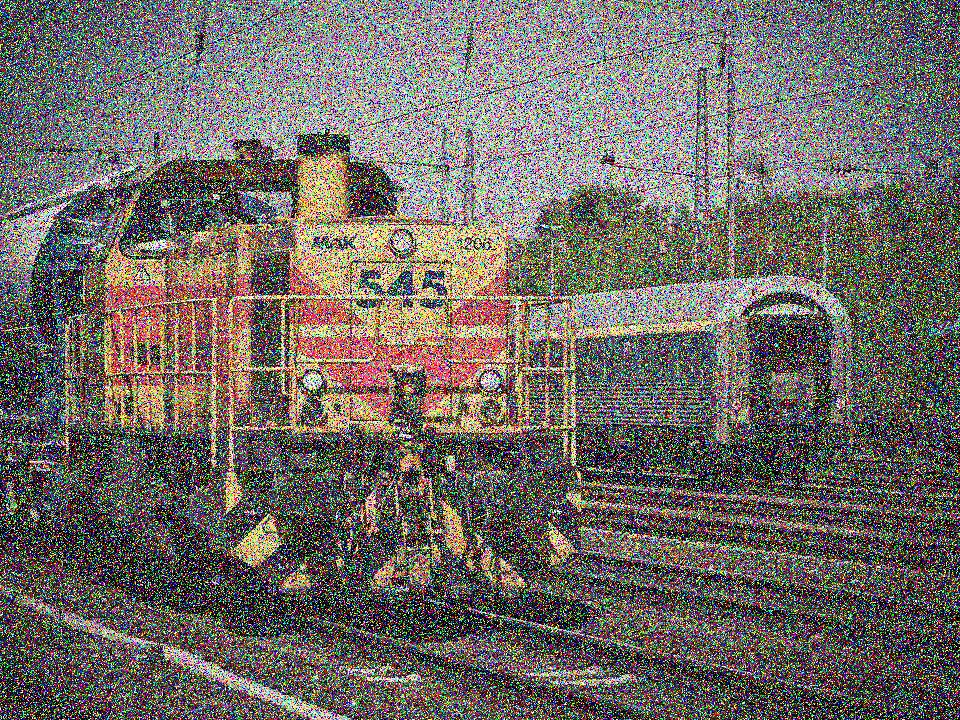
#> input picture Trained/Noise_reductionn/Images/image1.jpg, 960 x 720 px
$ python -i AdvanceFnlMeans.py   (imports and definitions only)
#> lines starting #> are read from the running program, lines starting #| are printed output that depends on the picture
### Trained/Noise_reductionn/FastnlMeans.py
import cv2
import numpy as np
from matplotlib import pyplot as plt

class FastnlMeans:
    def __init__(self, h=11, hForColorComponents=6, templateWindowSize=7, searchWindowSize=21):
        self.h = h
        self.hForColorComponents = hForColorComponents
        self.templateWindowSize = templateWindowSize
        self.searchWindowSize = searchWindowSize

    def denoise_image(self, image_path):

#> further down, picture is the input picture: shape (720, 960, 3); mean B, G, R 102, 106.2, 111.9
        image_data = cv2.imread(image_path)
        if image_data is None:
            raise ValueError("Image not found or unable to read.")

        denoised_image = cv2.fastNlMeansDenoisingColored(
            image_data, None, self.h, self.hForColorComponents, self.templateWindowSize, self.searchWindowSize
        )

        return denoised_image

    # [9 lines left out: function display_images, not called in this run]

### Trained/Noise_reductionn/AdvanceFnlMeans.py
import cv2
from FastnlMeans import FastnlMeans
import matplotlib.pyplot as plt

def DenoisingImage(image_array, h=11, hForColorComponents=6, templateWindowSize=7, searchWindowSize=21):
#> called with h = 11, hForColorComponents = 6, templateWindowSize = 7, searchWindowSize = 21
    if image_array is None:
        print("Error: Invalid image data.")
        return

    # Apply Gaussian Blur to smoothen the noise before denoising
    blurred_image = cv2.GaussianBlur(image_array, (5, 5), 0)
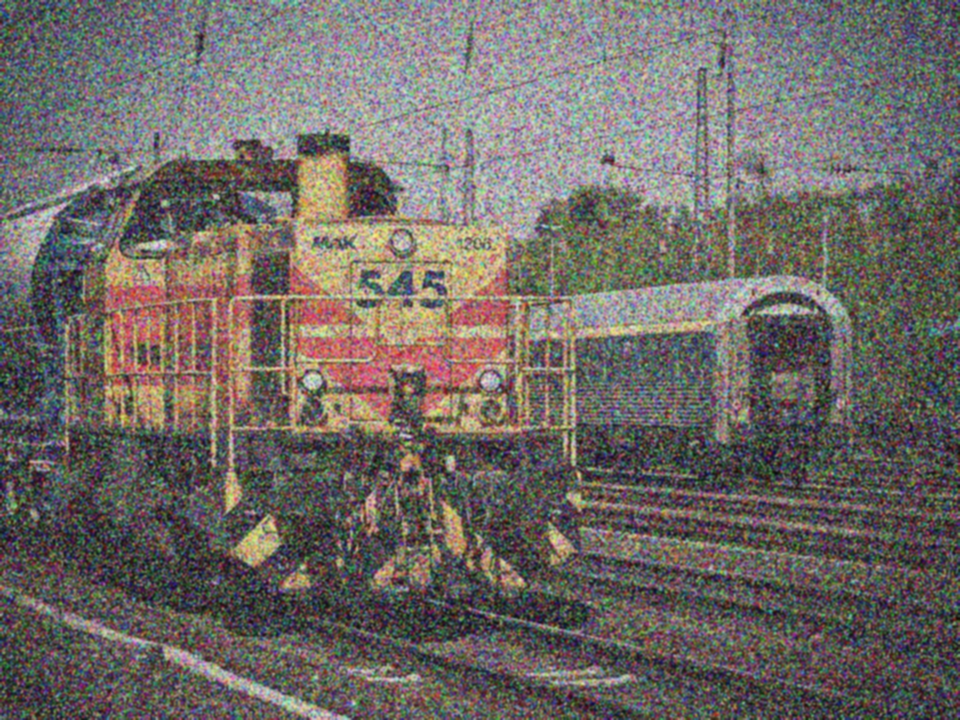
#> blurred_image: shape (720, 960, 3); mean B, G, R 102, 106.2, 111.9
    denoised_image = cv2.fastNlMeansDenoisingColored(
        blurred_image, None, h, hForColorComponents, templateWindowSize, searchWindowSize
    )
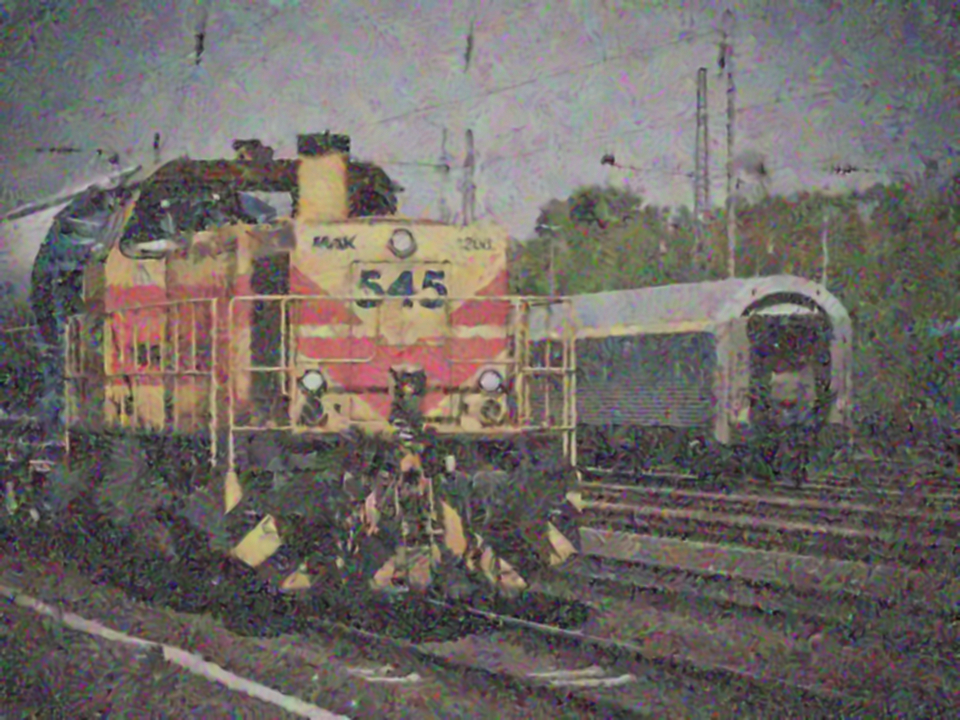
#> denoised_image: shape (720, 960, 3); mean B, G, R 100.9, 105.3, 111.4

    row, col = 1, 3
    fig, axs = plt.subplots(row, col, figsize=(20, 10))
    fig.tight_layout()
    axs[0].imshow(cv2.cvtColor(image_array, cv2.COLOR_BGR2RGB))
    axs[0].set_title("Original Image with Noise")
    axs[1].imshow(cv2.cvtColor(blurred_image, cv2.COLOR_BGR2RGB))
    axs[1].set_title("Gaussian Blurred Image")
    axs[2].imshow(cv2.cvtColor(denoised_image, cv2.COLOR_BGR2RGB))
    axs[2].set_title("Denoised Image")
    plt.show()
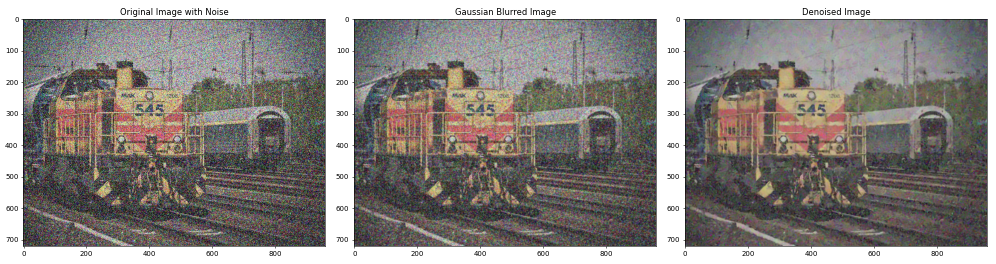
#> figure drawn by matplotlib, 3 panels

image_path = 'Images/image9.HEIC'
image_object = FastnlMeans()
# [1 line that did not run here, left out]
# [1 line not run here, left out]

>>> import cv2
>>> picture = cv2.imread('Images/image1.jpg')
>>> result = DenoisingImage(picture)

$ run again, on Trained/Noise_reductionn/Images/image5.jpg
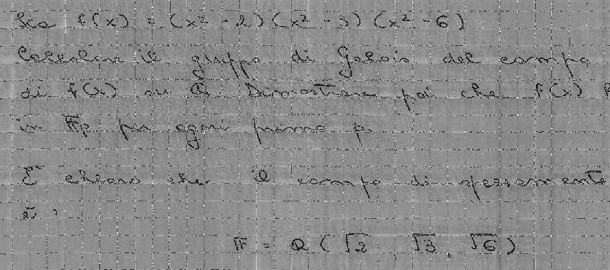
#> input picture Trained/Noise_reductionn/Images/image5.jpg, 610 x 270 px
#> picture is the input picture: shape (270, 610, 3); min 0, max 255, mean 138
#> in DenoisingImage, `blurred_image = cv2.GaussianBlur(image_array, (5, 5), 0)`:
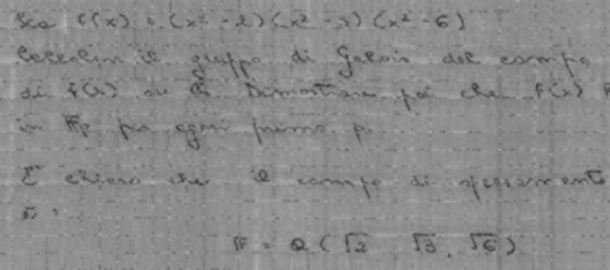
#> blurred_image: shape (270, 610, 3); min 50, max 178, mean 138
#> in DenoisingImage, `plt.show()`:
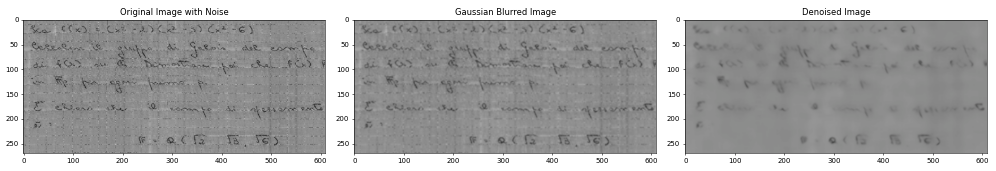
#> figure drawn by matplotlib, 3 panels

$ run again, on Trained/Noise_reductionn/Images/image3.png
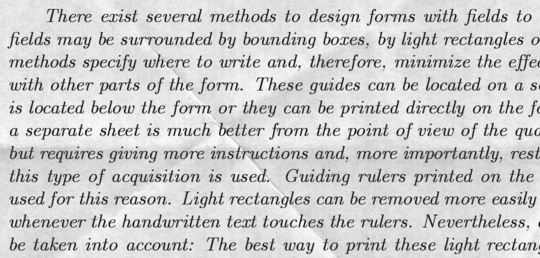
#> input picture Trained/Noise_reductionn/Images/image3.png, 540 x 258 px
#> picture is the input picture: shape (258, 540, 3); min 8, max 255, mean 204.3
#> in DenoisingImage, `denoised_image = cv2.fastNlMeansDenoisingColored( blurred_image, None,..`:
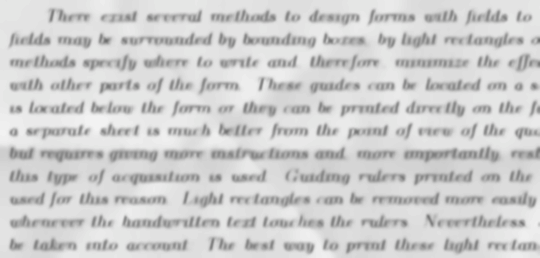
#> denoised_image: shape (258, 540, 3); mean B, G, R 206.3, 206.4, 206.3
#> in DenoisingImage, `plt.show()`:
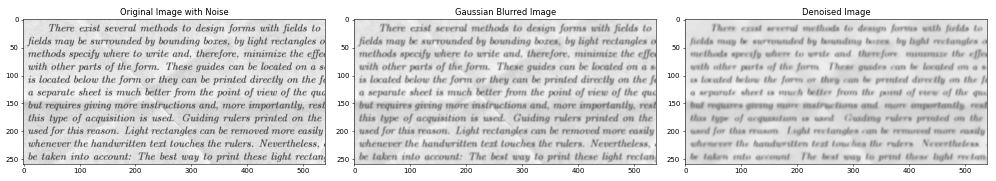
#> figure drawn by matplotlib, 3 panels
